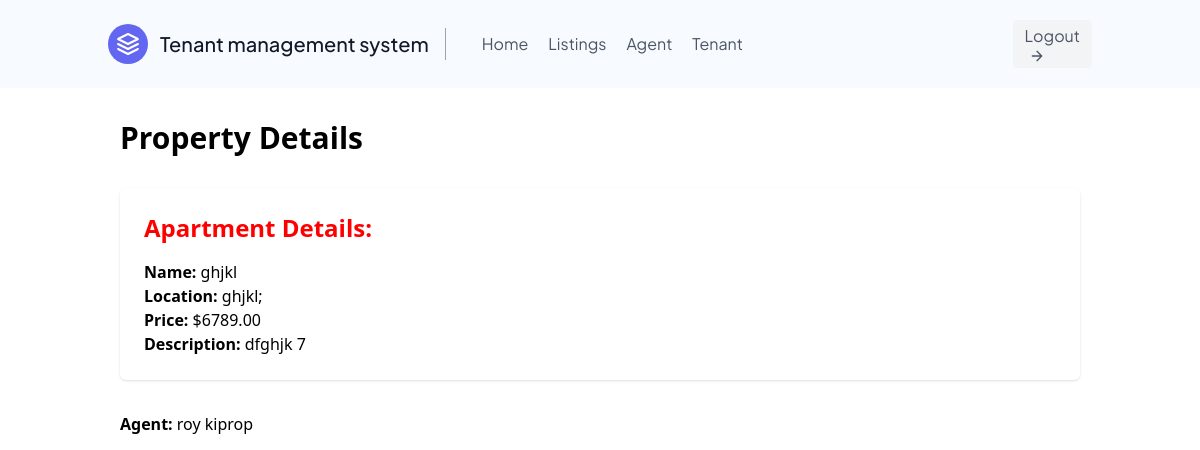
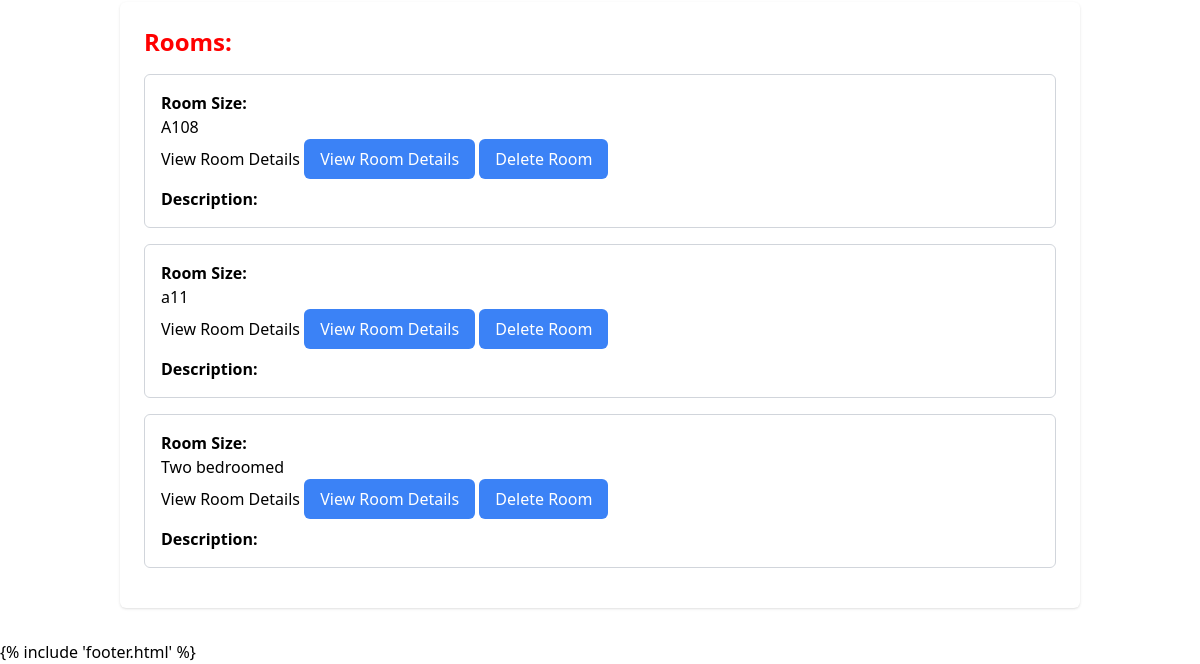
Before: /property_details/7/ (signed in) with the older database file (2 pictures, top to bottom).
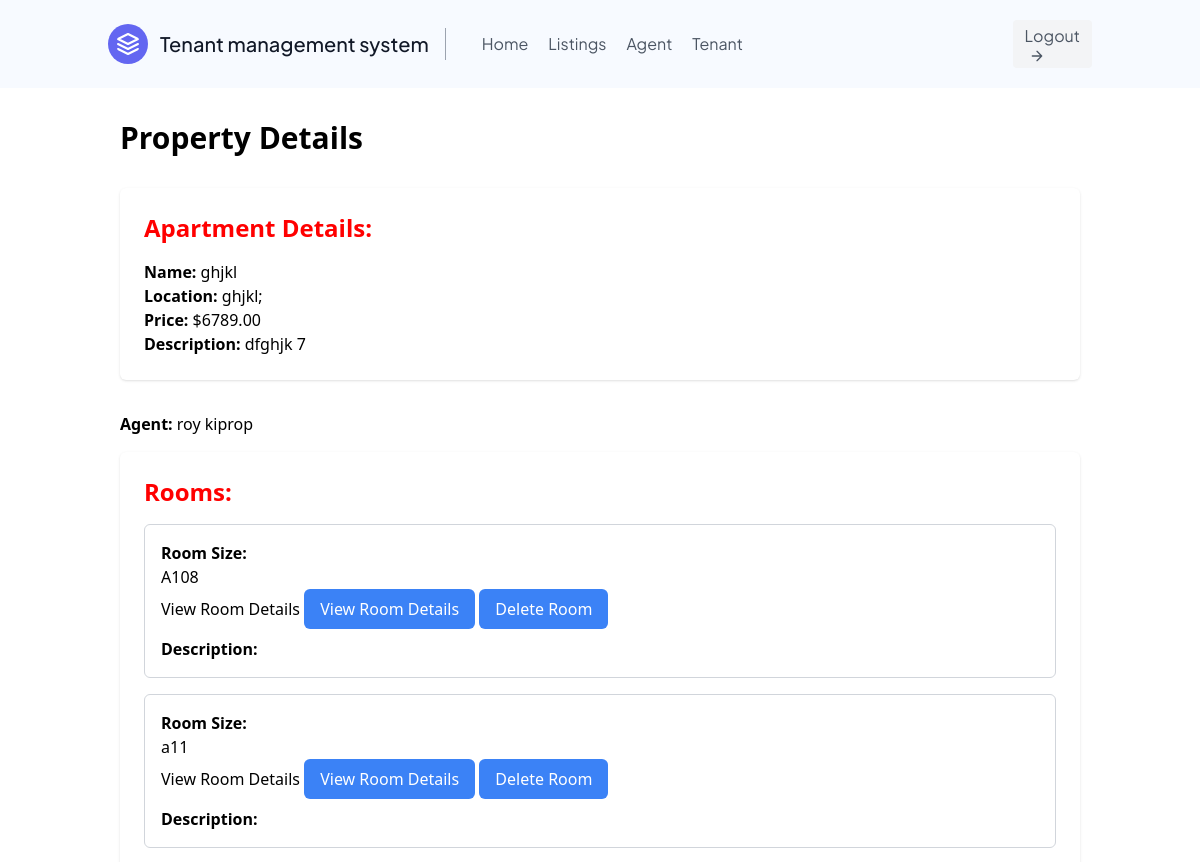
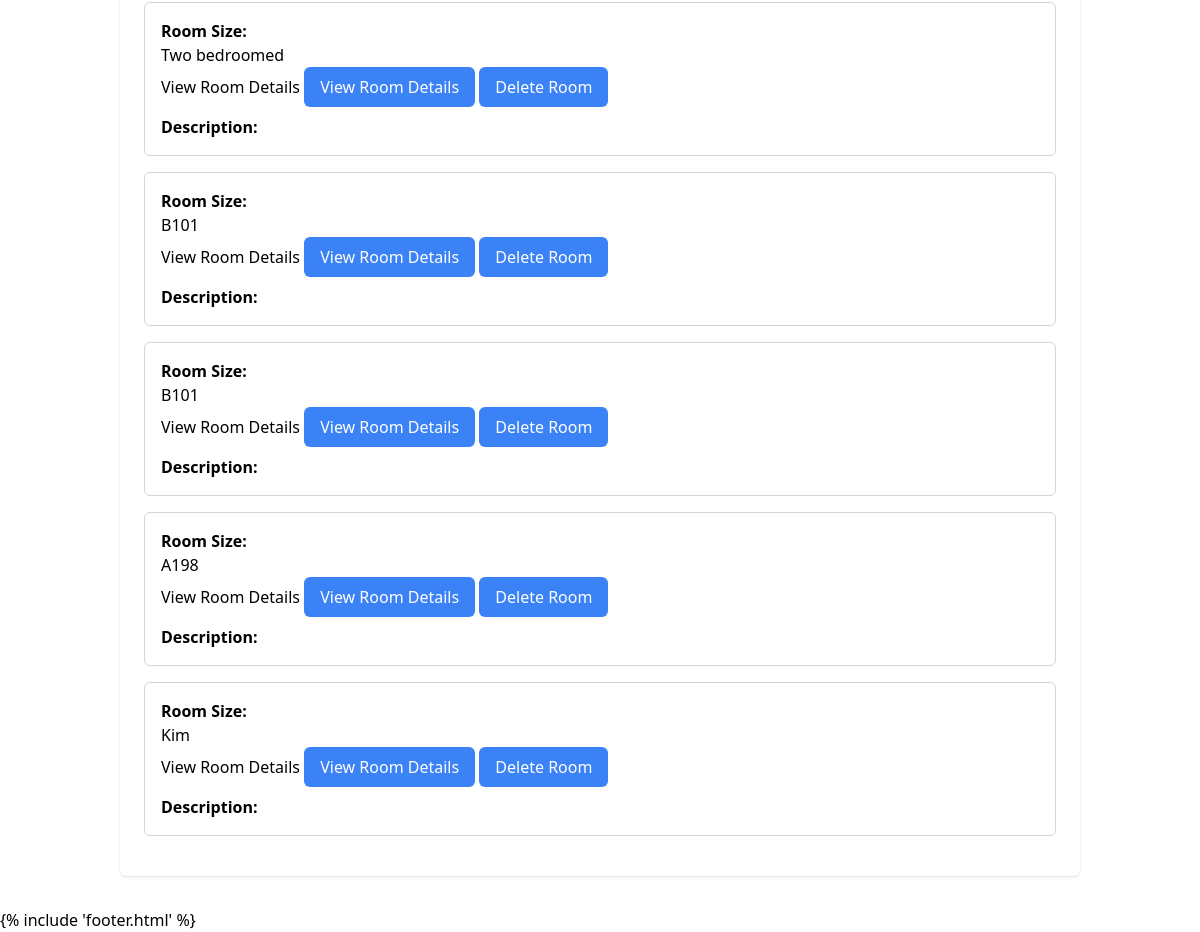
After: the same page with the newer database file (2 pictures, top to bottom).
### users/models.py (models this page shows, shortened)
class Room(models.Model):
    name = models.CharField(max_length=50)
    apartment = models.ForeignKey(Property, on_delete=models.CASCADE)
    price = models.PositiveBigIntegerField(default=0)
    tenant = models.ForeignKey(Tenant, on_delete=models.SET_NULL, null=True)
    def __str__(self):
        return self.name

### users/views.py (the view)
# urls.py: path('property_details/<int:id>/', views.property_details, name='property_details'),
def property_details(request, id):
    apartment = Property.objects.get(id=id)
    rooms = Room.objects.filter(apartment=apartment)
    print(f"Agent Rooms: {rooms}")
    if request.user.is_tenant:
        rooms = rooms.filter(tenant=None)
    context = {
        'apartment': apartment,
        'rooms': rooms,
        'property_id': id,
    }
    return render(request, 'users/property_details.html', context)

### users/models.py (called while the page is built)
    def __str__(self):
        return self.first_name + " " + self.last_name

### users/templates/users/property_details.html (shortened to what this page needs)
{% extends 'main.html' %} {% block content %}
<div class="container mx-auto p-8">
  <h1 class="text-3xl font-bold mb-8">Property Details</h1>
  <div class="bg-white rounded-md shadow p-6 mb-8">
    <h2 class="text-2xl font-bold mb-4">Apartment Details:</h2>
    <p><span class="font-semibold">Name:</span> {{ apartment.name }}</p>
    <p><span class="font-semibold">Location:</span> {{ apartment.location }}</p>
    <p><span class="font-semibold">Price:</span> ${{ apartment.price }}</p>
    <p>
      <span class="font-semibold">Description:</span> {{ apartment.description}}
      <span> {{apartment.id}} </span>
    </p>
  </div>
  <p class="mb-4">
    <span class="font-semibold">Agent:</span> {{ apartment.agent}}
  </p>
  <div class="bg-white rounded-md shadow p-6">
    <h2 class="text-2xl font-bold mb-4">Rooms:</h2>
    {% for room in rooms %}
    <div class="border border-gray-300 rounded-md p-4 mb-4">
      <p class="font-semibold">Room Size:</p>
      <p>{{ room.name }}</p>
      <a href="{% url 'room_details' room.id %}">View Room Details</a>
      <button
        class="bg-blue-500 text-white px-4 py-2 rounded-md hover:bg-blue-600"
      >
        <a href="{% url 'update_room' room.id %}">View Room Details</a>
      </button>
      <button
        class="bg-blue-500 text-white px-4 py-2 rounded-md hover:bg-blue-600"
      >
        <a href="{% url 'delete_room' room.id %}">Delete Room</a>
      </button>
      <p class="font-semibold mt-2">Description:</p>
    </div>
    {% endfor %}
  </div>
</div>
{% endblock %}

Changed rows visible on the page:
added Room: name "B101"
added Room: name "B101"
added Room: name "A198"
added Room: name "Kim"
